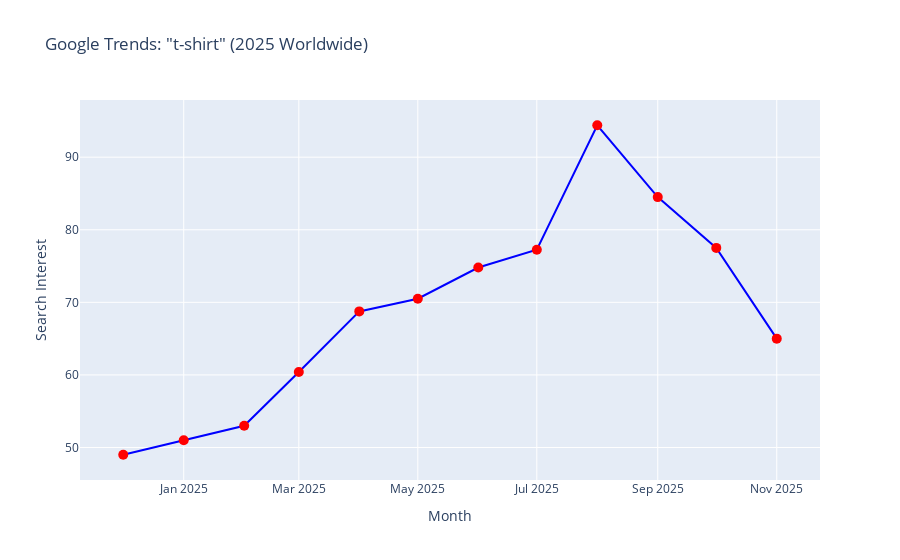

Notebook code cell kept with this figure:
### Markdown cell above
### 📊 T-SHIRT 2025

### Code cell
# Install the libraries first:
!pip install pytrends pandas plotly

from pytrends.request import TrendReq
import pandas as pd
import plotly.express as px

# 1. Connect to Google Trends
pytrends = TrendReq(hl='en-US', tz=0)

# 2. Set your keyword and timeframe (changed to "t-shirt")
keyword = ["t-shirt"]
pytrends.build_payload(keyword, timeframe="2025-01-01 2025-12-31", geo="", gprop="")

# 3. Fetch interest over time
df = pytrends.interest_over_time()
df = df.reset_index()  # make date a column

# 4. Aggregate monthly (mean for each month)
df['month'] = df['date'].dt.to_period('M')
monthly_df = df.groupby('month')[keyword].mean().reset_index()
monthly_df['month'] = monthly_df['month'].dt.to_timestamp()  # convert back to timestamp for Plotly

# 5. Create interactive plot
fig = px.line(monthly_df, x='month', y='t-shirt', markers=True,
              title='Google Trends: "t-shirt" (2025 Worldwide)',
              labels={'month': 'Month', 't-shirt': 'Search Interest'})
fig.update_traces(marker=dict(size=10, color='red'), line=dict(color='blue'))
fig.show()

# 6. Export to CSV (as requested earlier)
monthly_df.to_csv('t-shirt_google_trends_2025_monthly.csv', index=False)
print("Data exported to 't-shirt_google_trends_2025_monthly.csv'")

### Figure 1 — Plotly figure (JSON) as saved in the notebook; plotly's stock layout.template omitted (floating-point values rounded to 4 significant figures)
{"data": [{"hovertemplate": "Month=%{x}<br>Search Interest=%{y}<extra></extra>", "legendgroup": "", "line": {"color": "blue", "dash": "solid"}, "marker": {"color": "red", "size": 10, "symbol": "circle"}, "mode": "lines+markers", "name": "", "orientation": "v", "showlegend": false, "type": "scatter", "x": ["2024-12-01T00:00:00", "2025-01-01T00:00:00", "2025-02-01T00:00:00", "2025-03-01T00:00:00", "2025-04-01T00:00:00", "2025-05-01T00:00:00", "2025-06-01T00:00:00", "2025-07-01T00:00:00", "2025-08-01T00:00:00", "2025-09-01T00:00:00", "2025-10-01T00:00:00", "2025-11-01T00:00:00"], "xaxis": "x", "y": [49, 51, 53, 60.4, 68.75, 70.5, 74.8, 77.25, 94.4, 84.5, 77.5, 65], "yaxis": "y"}], "layout": {"legend": {"tracegroupgap": 0}, "title": {"text": "Google Trends: \"t-shirt\" (2025 Worldwide)"}, "xaxis": {"anchor": "y", "domain": [0, 1], "title": {"text": "Month"}}, "yaxis": {"anchor": "x", "domain": [0, 1], "title": {"text": "Search Interest"}}}}
